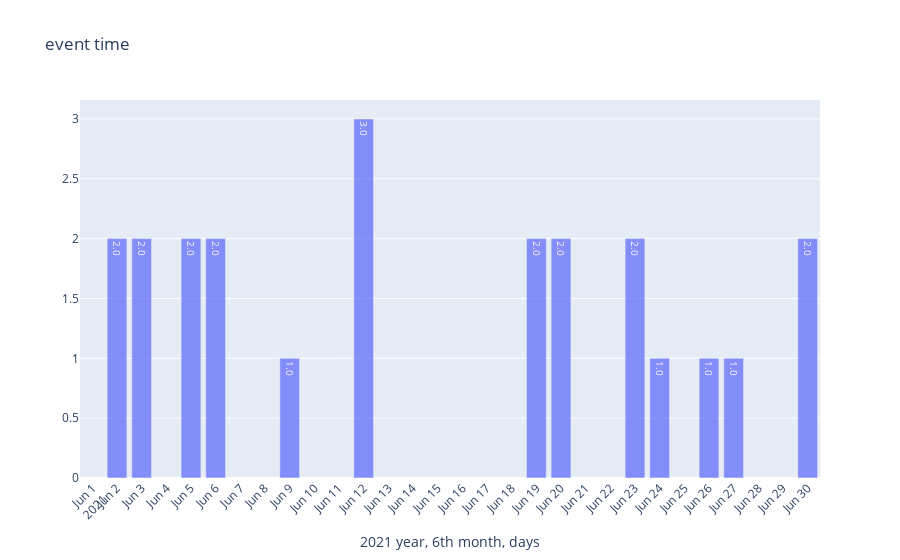

Notebook code for this chart:
### Code cell
#plot hourly data for a given month and year using plotly
#the graph is dynamic

year_to_report = 2021  #change this
month_to_report = 6  #change this

#put the hourly data onto the timeline
events_month = timetable2.merge(date_range, on="day", how="right")

for index, row in events_month.iterrows():
    if events_month["day"][index].month != month_to_report or events_month["day"][index].year != year_to_report:
        events_month = events_month.drop(index)
events_month = events_month.reset_index(drop=True)

trace1 = go.Bar(x=events_month["day"],y=events_month["counts"], 
                text = events_month["counts"],opacity=0.75, textposition='auto')
data = [trace1]
layout = dict(title = 'event time',
              xaxis= dict(title=f'{year_to_report} year, {month_to_report}th month, days',
                          ticklen= 5,zeroline= False, tickmode = 'linear',tickangle=-45)
             )
fig = dict(data = data, layout = layout)
iplot(fig)


#plot using pandas function
#the plot is static
events_month["day"] = events_month.apply(lambda x: x["day"].day, axis=1) #replace date with int day for plot axis ticks
events_month[["day", "duration","hours_per_day"]].plot(kind="bar", x="day",y="hours_per_day", title=f'{year_to_report} year, {month_to_report}th month', ylabel="hours", xlabel="days", stacked=False, figsize=(15,5), colormap="winter")



#calculate totals
hour_sum_total = 0
events_month = events_month.dropna()
for index, row in events_month.iterrows():
    hour_sum_total+=(events_month["duration"][index]*events_month["counts"][index])
print(f'total events: {int(events_month["counts"].sum())}')
print(f'total hours: {int(hour_sum_total)}')

### Figure 1 — Plotly figure (JSON) as saved in the notebook; plotly's stock layout.template omitted (floating-point values rounded to 4 significant figures)
{"data": [{"opacity": 0.75, "text": ["nan", "2.0", "2.0", "nan", "2.0", "2.0", "nan", "nan", "1.0", "nan", "nan", "3.0", "nan", "nan", "nan", "nan", "nan", "nan", "2.0", "2.0", "nan", "nan", "2.0", "1.0", "nan", "1.0", "1.0", "nan", "nan", "2.0"], "textposition": "auto", "type": "bar", "x": ["2021-06-01T00:00:00", "2021-06-02T00:00:00", "2021-06-03T00:00:00", "2021-06-04T00:00:00", "2021-06-05T00:00:00", "2021-06-06T00:00:00", "2021-06-07T00:00:00", "2021-06-08T00:00:00", "2021-06-09T00:00:00", "2021-06-10T00:00:00", "2021-06-11T00:00:00", "2021-06-12T00:00:00", "2021-06-13T00:00:00", "2021-06-14T00:00:00", "2021-06-15T00:00:00", "2021-06-16T00:00:00", "2021-06-17T00:00:00", "2021-06-18T00:00:00", "2021-06-19T00:00:00", "2021-06-20T00:00:00", "2021-06-21T00:00:00", "2021-06-22T00:00:00", "2021-06-23T00:00:00", "2021-06-24T00:00:00", "2021-06-25T00:00:00", "2021-06-26T00:00:00", "2021-06-27T00:00:00", "2021-06-28T00:00:00", "2021-06-29T00:00:00", "2021-06-30T00:00:00"], "y": [null, 2, 2, null, 2, 2, null, null, 1, null, null, 3, null, null, null, null, null, null, 2, 2, null, null, 2, 1, null, 1, 1, null, null, 2]}], "layout": {"title": {"text": "event time"}, "xaxis": {"tickangle": -45, "ticklen": 5, "tickmode": "linear", "title": {"text": "2021 year, 6th month, days"}, "zeroline": false}}}
